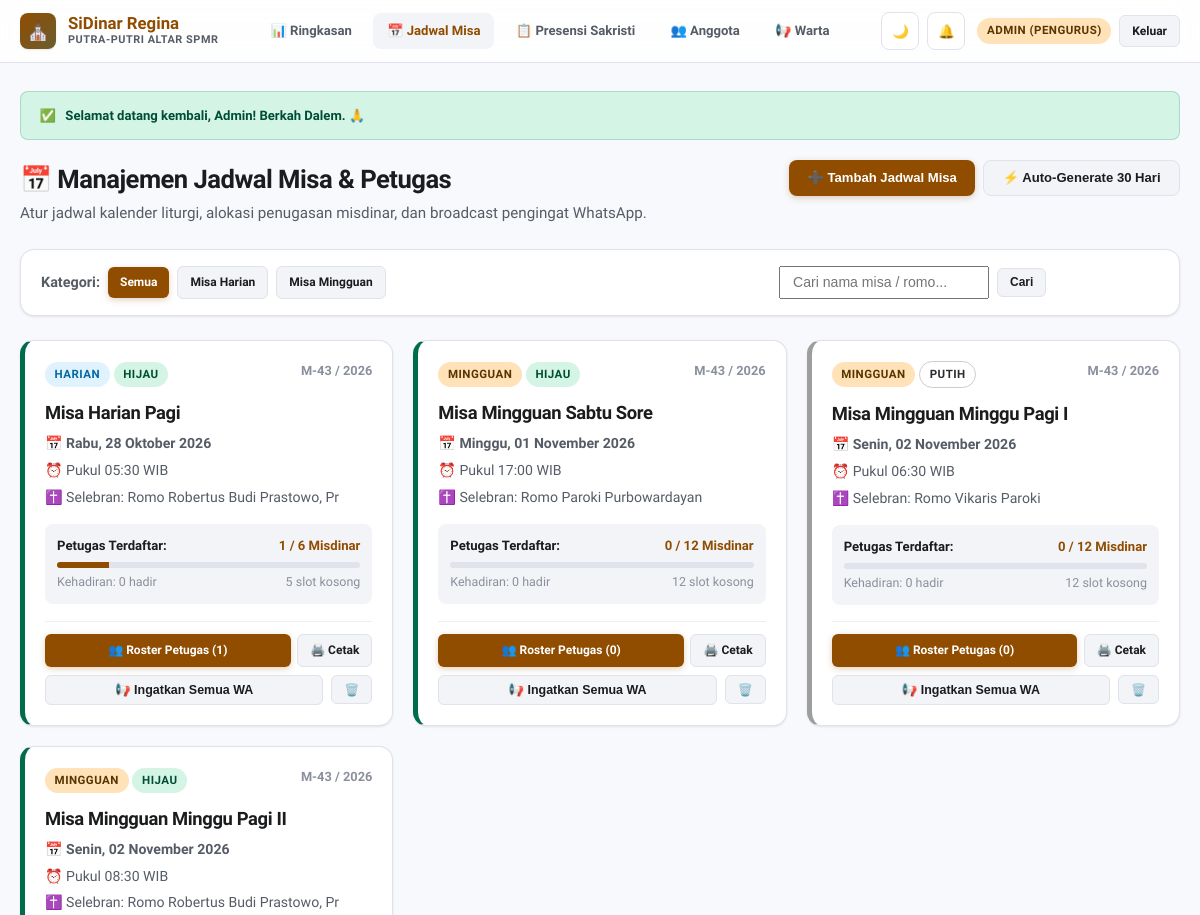
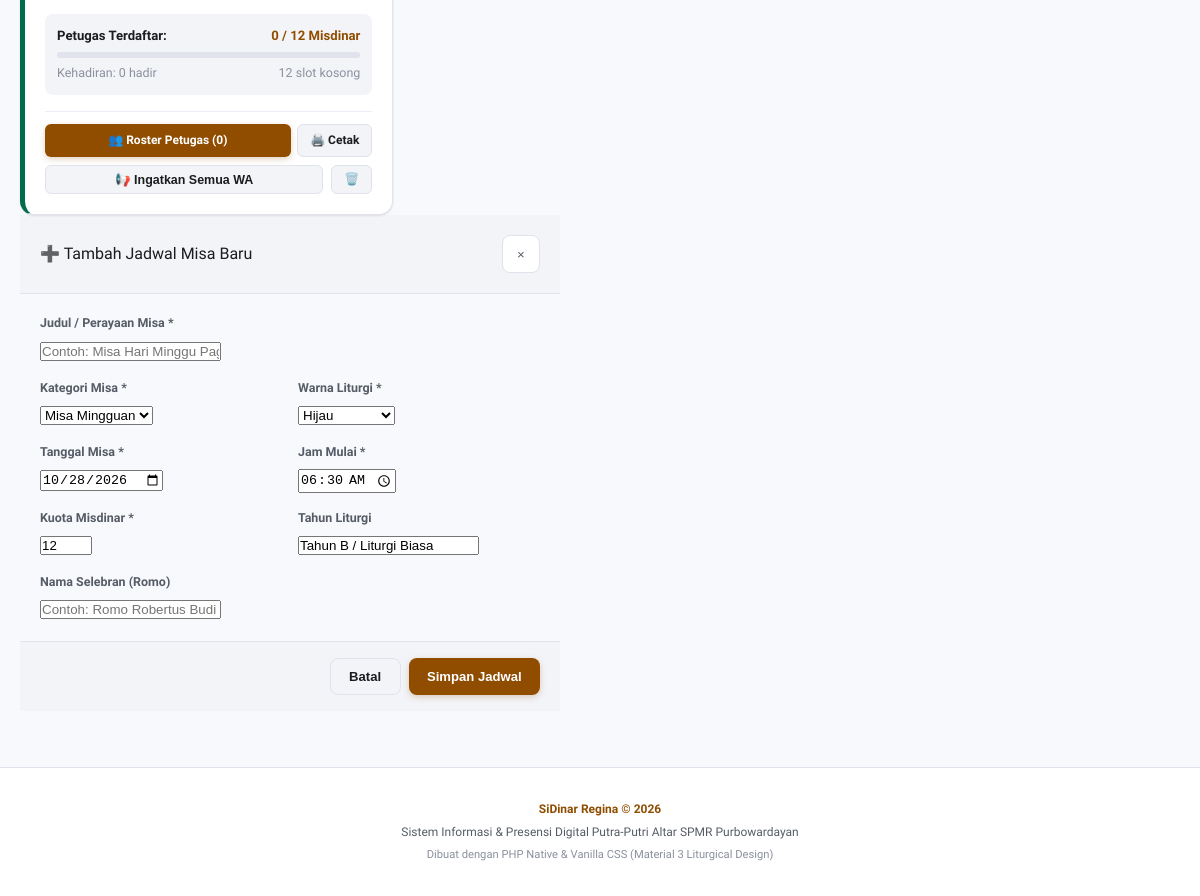
Screenshot of /pengurus/jadwal.php (signed in) with the database file from the repository (2 pictures, top to bottom).
### tables this page shows
CREATE TABLE IF NOT EXISTS `profiles` (
  `id` INT AUTO_INCREMENT PRIMARY KEY,
  `email` VARCHAR(191) NOT NULL UNIQUE,
  `password` VARCHAR(255) NOT NULL,
  `nama_lengkap` VARCHAR(255) NOT NULL,
  `nama_panggilan` VARCHAR(100) NOT NULL,
  `no_telepon` VARCHAR(50) NOT NULL,
  `asal_wilayah_teks` VARCHAR(255) NOT NULL,
  `jenjang` ENUM('SD', 'SMP', 'SMA/K', 'Mahasiswa', 'Umum') NOT NULL DEFAULT 'SMA/K',
  `role` ENUM('anggota', 'pengurus') NOT NULL DEFAULT 'anggota',
  `status` ENUM('pending', 'aktif', 'nonaktif') NOT NULL DEFAULT 'pending',
  `created_at` DATETIME DEFAULT CURRENT_TIMESTAMP,
  `updated_at` DATETIME DEFAULT CURRENT_TIMESTAMP ON UPDATE CURRENT_TIMESTAMP
);

CREATE TABLE IF NOT EXISTS `mass_schedules` (
  `id` INT AUTO_INCREMENT PRIMARY KEY,
  `judul_misa` VARCHAR(255) NOT NULL,
  `kategori` ENUM('harian', 'mingguan') NOT NULL DEFAULT 'mingguan',
  `tanggal_misa` DATE NOT NULL,
  `jam_mulai` TIME NOT NULL,
  `kuota_maksimal` INT NOT NULL DEFAULT 12,
  `minggu_ke` INT NOT NULL DEFAULT 1,
  `tahun` INT NOT NULL DEFAULT 2026,
  `tahun_liturgi` VARCHAR(100) DEFAULT 'Tahun B / Liturgi Biasa',
  `warna_liturgi` ENUM('Hijau', 'Putih', 'Merah', 'Ungu', 'Merah Muda') NOT NULL DEFAULT 'Hijau',
  `nama_selebran` VARCHAR(255) DEFAULT 'Romo Paroki',
  `qr_token` VARCHAR(100) NULL,
  `created_at` DATETIME DEFAULT CURRENT_TIMESTAMP
);

### pengurus/jadwal.php (the view, shortened to what the rows shown need)
<?php
require_once __DIR__ . '/../includes/auth.php';
require_once __DIR__ . '/../includes/functions.php';
$pdo = get_db();
$sql = "
    SELECT s.*,
           COUNT(b.id) as terisi,
           SUM(CASE WHEN b.status_kehadiran IN ('hadir', 'terlambat') THEN 1 ELSE 0 END) as hadir_count
    FROM mass_schedules s
    LEFT JOIN bookings b ON s.id = b.schedule_id
    WHERE 1=1
";
$params = [];
$sql .= " GROUP BY s.id ORDER BY s.tanggal_misa ASC, s.jam_mulai ASC";
$stmt = $pdo->prepare($sql);
$stmt->execute($params);
$schedules = $stmt->fetchAll();
$members_stmt = $pdo->query("SELECT id, nama_lengkap, nama_panggilan, jenjang FROM profiles WHERE status = 'aktif' ORDER BY nama_panggilan ASC");
$active_members = $members_stmt->fetchAll();
require_once __DIR__ . '/../includes/header.php';
?>
<div style="display: flex; justify-content: space-between; align-items: flex-start; flex-wrap: wrap; gap: 1rem; margin-bottom: 1.5rem;">
  <div>
    <h1 style="font-size: 1.6rem; font-weight: 700; color: var(--text-main); margin-bottom: 0.25rem;">
      📅 Manajemen Jadwal Misa & Petugas
    </h1>
  </div>
</div>
<?php if (empty($schedules)): ?>
  <div class="card" style="text-align: center; padding: 3rem 1.5rem;">
    <div style="font-size: 3rem; margin-bottom: 0.75rem;">⛪</div>
    <h3 style="font-size: 1.2rem; font-weight: 700; margin-bottom: 0.5rem;">Tidak Ada Jadwal Misa</h3>
    <p style="color: var(--text-muted); max-width: 450px; margin: 0 auto 1.5rem auto;">
      Belum ada jadwal misa yang sesuai dengan filter. Anda dapat menambahkan jadwal baru atau mengklik tombol <strong>Auto-Generate 30 Hari</strong> untuk membuat otomatis.
    </p>
    <button type="button" class="btn btn-primary" onclick="triggerAutoGenerate()">
      ⚡ Generate Jadwal 30 Hari Sekarang
    </button>
  </div>
<?php else: ?>
  <div class="grid" style="grid-template-columns: repeat(auto-fill, minmax(340px, 1fr)); gap: 1.25rem;">
    <?php foreach ($schedules as $item): ?>
      <?php
        $persen = $item['kuota_maksimal'] > 0 ? min(100, round(($item['terisi'] / $item['kuota_maksimal']) * 100)) : 0;
        $isPast = strtotime($item['tanggal_misa'] . ' ' . $item['jam_mulai']) < time();
      ?>
      <div class="card" style="display: flex; flex-direction: column; justify-content: space-between; border-left: 5px solid <?= $item['warna_liturgi'] === 'Merah' ? 'var(--error)' : ($item['warna_liturgi'] === 'Ungu' ? '#7B1FA2' : ($item['warna_liturgi'] === 'Putih' ? '#9E9E9E' : 'var(--emerald)')) ?>; opacity: <?= $isPast ? '0.85' : '1' ?>;">
        <div>
          <div style="display: flex; justify-content: space-between; align-items: flex-start; gap: 0.5rem; margin-bottom: 0.75rem;">
            <div>
              <span class="badge <?= $item['kategori'] === 'harian' ? 'badge-blue' : 'badge-amber' ?>" style="font-size: 0.72rem; text-transform: uppercase;">
                <?= $item['kategori'] === 'harian' ? 'Harian' : 'Mingguan' ?>
              </span>
              <?= get_liturgical_badge($item['warna_liturgi']) ?>
            </div>
            <span style="font-size: 0.8rem; font-weight: 600; color: var(--text-dim);">
              M-<?= $item['minggu_ke'] ?> / <?= $item['tahun'] ?>
            </span>
          </div>
          <h3 style="font-size: 1.15rem; font-weight: 700; margin-bottom: 0.4rem; color: var(--text-main);">
            <?= htmlspecialchars($item['judul_misa']) ?>
          </h3>
          <div style="display: flex; flex-direction: column; gap: 0.35rem; font-size: 0.88rem; color: var(--text-muted); margin-bottom: 1rem;">
            <div>📅 <strong><?= format_indo_date($item['tanggal_misa']) ?></strong></div>
            <div>⏰ Pukul <?= format_indo_time($item['jam_mulai']) ?></div>
            <div>✝️ Selebran: <?= htmlspecialchars($item['nama_selebran'] ?: 'Romo Paroki') ?></div>
          </div>
          <div style="background: var(--surface-low); padding: 0.75rem; border-radius: var(--radius-sm); margin-bottom: 1rem;">
            <div style="display: flex; justify-content: space-between; font-size: 0.82rem; margin-bottom: 0.4rem;">
              <span style="font-weight: 600;">Petugas Terdaftar:</span>
              <span style="font-weight: 700; color: <?= $persen >= 100 ? 'var(--emerald)' : 'var(--primary)' ?>;">
                <?= $item['terisi'] ?> / <?= $item['kuota_maksimal'] ?> Misdinar
              </span>
            </div>
            <div style="width: 100%; height: 6px; background: var(--border); border-radius: 3px; overflow: hidden;">
              <div style="width: <?= $persen ?>%; height: 100%; background: <?= $persen >= 100 ? 'var(--emerald)' : 'var(--primary)' ?>; transition: width 0.3s ease;"></div>
            </div>
            <div style="display: flex; justify-content: space-between; font-size: 0.78rem; color: var(--text-dim); margin-top: 0.35rem;">
              <span>Kehadiran: <?= (int)$item['hadir_count'] ?> hadir</span>
              <span><?= $item['kuota_maksimal'] - $item['terisi'] > 0 ? ($item['kuota_maksimal'] - $item['terisi']) . ' slot kosong' : 'Kuota Penuh' ?></span>
            </div>
          </div>
        </div>
        <div style="border-top: 1px solid var(--border-light); padding-top: 0.75rem; display: flex; flex-direction: column; gap: 0.5rem;">
          <div style="display: flex; gap: 0.4rem;">
            <a href="jadwal.php?view_roster=<?= $item['id'] ?>" class="btn btn-primary btn-sm" style="flex: 1; text-align: center;">
              👥 Roster Petugas (<?= $item['terisi'] ?>)
            </a>
            <a href="cetak_jadwal.php?id=<?= $item['id'] ?>" target="_blank" class="btn btn-secondary btn-sm" title="Cetak Lembar Penugasan Altar">
              🖨️ Cetak
            </a>
          </div>
          <div style="display: flex; justify-content: space-between; align-items: center; gap: 0.5rem;">
            <button type="button" class="btn btn-secondary btn-sm" style="font-size: 0.78rem; flex: 1;" onclick="remindAllMembers(<?= $item['id'] ?>)">
              📢 Ingatkan Semua WA
            </button>
            <form method="POST" action="jadwal.php" onsubmit="return confirm('Apakah Anda yakin ingin menghapus jadwal ini beserta penugasan yang ada?');" style="margin: 0;">
              <button type="submit" class="btn btn-secondary btn-sm" style="color: var(--error);" title="Hapus Jadwal">
                🗑️
              </button>
            </form>
          </div>
        </div>
      </div>
    <?php endforeach; ?>
  </div>
<?php endif; ?>
<?php require_once __DIR__ . '/../includes/footer.php'; ?>

### includes/header.php (shortened to what the rows shown need)
<?php
require_once __DIR__ . '/auth.php';
require_once __DIR__ . '/functions.php';
$current_user = current_user();
$base = base_url();
?>
<!DOCTYPE html>
<html lang="id" data-theme="light">
<head>
  <link rel="stylesheet" href="<?= $base ?>/assets/css/style.css">
</head>
<body>
<header class="navbar">
  <div class="nav-container">
    <?php if (is_logged_in()): ?>
    <nav class="nav-menu">
      <?php if (is_pengurus()): ?>
        <a href="<?= $base ?>/pengurus/index.php" class="nav-link <?= strpos($_SERVER['PHP_SELF'], 'pengurus/index.php') !== false ? 'active' : '' ?>">📊 Ringkasan</a>
        <a href="<?= $base ?>/pengurus/jadwal.php" class="nav-link <?= strpos($_SERVER['PHP_SELF'], 'pengurus/jadwal.php') !== false ? 'active' : '' ?>">📅 Jadwal Misa</a>
        <a href="<?= $base ?>/pengurus/presensi.php" class="nav-link <?= strpos($_SERVER['PHP_SELF'], 'pengurus/presensi.php') !== false ? 'active' : '' ?>">📋 Presensi Sakristi</a>
        <a href="<?= $base ?>/pengurus/anggota.php" class="nav-link <?= strpos($_SERVER['PHP_SELF'], 'pengurus/anggota.php') !== false ? 'active' : '' ?>">👥 Anggota</a>
        <a href="<?= $base ?>/pengurus/warta.php" class="nav-link <?= strpos($_SERVER['PHP_SELF'], 'pengurus/warta.php') !== false ? 'active' : '' ?>">📢 Warta</a>
      <?php endif; ?>
    </nav>
    <div class="nav-actions">
      <button type="button" id="btn-theme-toggle" class="btn-icon" onclick="toggleTheme()" title="Ubah Tema">🌙</button>
      <div style="position:relative;">
        <button type="button" class="btn-icon" onclick="openModal('modal-notifications')" title="Notifikasi Pengingat Tugas">
          🔔
        </button>
      </div>
      <div style="display:flex; align-items:center; gap:0.5rem; margin-left:0.25rem;">
        <span class="badge <?= is_pengurus() ? 'badge-amber' : 'badge-emerald' ?>">
          <?= htmlspecialchars($current_user['nama_panggilan'] ?? 'Akun') ?> (<?= ucfirst($current_user['role'] ?? '') ?>)
        </span>
        <a href="<?= $base ?>/logout.php" class="btn btn-secondary btn-sm" onclick="return confirm('Keluar dari sistem SiDinar?')" title="Keluar">
          Keluar
        </a>
      </div>
    </div>
    <?php endif; ?>
  </div>
</header>
<main class="main-wrapper">

### includes/functions.php (shortened to what the rows shown need)
<?php
function format_indo_date(string $date): string {
    $timestamp = strtotime($date);
    $hari = [
        'Sunday' => 'Minggu',
        'Monday' => 'Senin',
        'Tuesday' => 'Selasa',
        'Wednesday' => 'Rabu',
        'Thursday' => 'Kamis',
        'Friday' => 'Jumat',
        'Saturday' => 'Sabtu'
    ];
    $bulan = [
        1 => 'Januari', 'Februari', 'Maret', 'April', 'Mei', 'Juni',
        'Juli', 'Agustus', 'September', 'Oktober', 'November', 'Desember'
    ];
    $dayName = $hari[date('l', $timestamp)] ?? '';
    $day = date('d', $timestamp);
    $month = $bulan[(int)date('m', $timestamp)] ?? '';
    $year = date('Y', $timestamp);
    return "$dayName, $day $month $year";
}
function format_indo_time(string $time): string {
    return substr($time, 0, 5) . ' WIB';
}
function get_liturgical_badge(string $warna): string {
    $warna = ucfirst(strtolower($warna));
    $classes = [
        'Hijau' => 'badge-emerald',
        'Putih' => 'badge-light',
        'Merah' => 'badge-red',
        'Ungu' => 'badge-purple',
        'Merah Muda' => 'badge-pink'
    ];
    $cls = $classes[$warna] ?? 'badge-emerald';
    return '<span class="badge ' . $cls . '">' . htmlspecialchars($warna) . '</span>';
}

### rows the page displays
profiles: nama_panggilan "ADMIN"
mass_schedules: kategori "HARIAN", warna_liturgi "HIJAU", minggu_ke "43", tahun "2026", judul_misa "Misa Harian Pagi", tanggal_misa "Rabu, 28 Oktober 2026", jam_mulai "05:30 WIB", nama_selebran "Romo Robertus Budi Prastowo, Pr", terisi "1", kuota_maksimal "6", hadir_count "0", terisi "5"
mass_schedules: kategori "MINGGUAN", warna_liturgi "HIJAU", minggu_ke "43", tahun "2026", judul_misa "Misa Mingguan Sabtu Sore", tanggal_misa "Minggu, 01 November 2026", jam_mulai "17:00 WIB", nama_selebran "Romo Paroki Purbowardayan", terisi "0", kuota_maksimal "12", hadir_count "0", $item['kuota_maksimal']-$item['terisi'] "12"
mass_schedules: kategori "MINGGUAN", warna_liturgi "PUTIH", minggu_ke "43", tahun "2026", judul_misa "Misa Mingguan Minggu Pagi I", tanggal_misa "Senin, 02 November 2026", jam_mulai "06:30 WIB", nama_selebran "Romo Vikaris Paroki", terisi "0", kuota_maksimal "12", hadir_count "0", $item['kuota_maksimal']-$item['terisi'] "12"
mass_schedules: kategori "MINGGUAN", warna_liturgi "HIJAU", minggu_ke "43", tahun "2026", judul_misa "Misa Mingguan Minggu Pagi II", tanggal_misa "Senin, 02 November 2026", jam_mulai "08:30 WIB", nama_selebran "Romo Robertus Budi Prastowo, Pr", terisi "0", kuota_maksimal "12", hadir_count "0", $item['kuota_maksimal']-$item['terisi'] "12"

### other values shown
$current_user['role'] "PENGURUS"
$flash['message'] "Selamat datang kembali, Admin! Berkah Dalem. 🙏"
form field warna_liturgi "Hijau"
